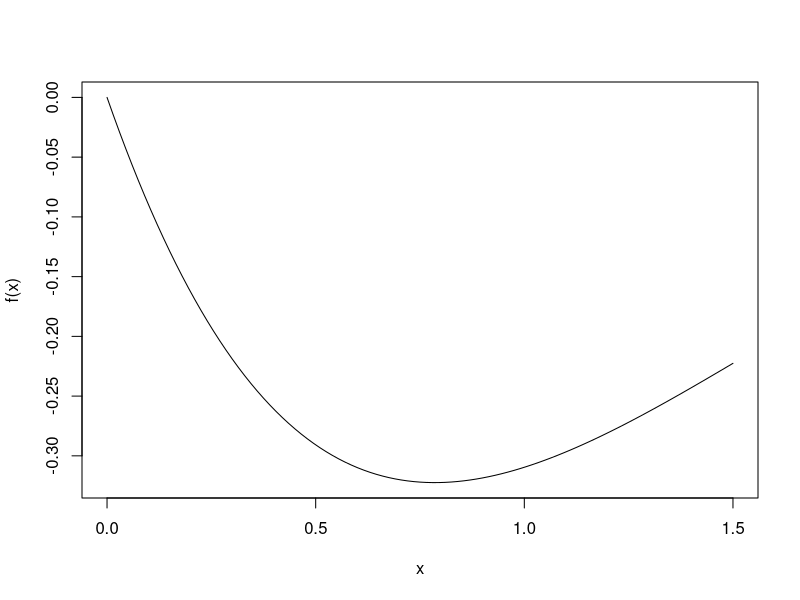

Generate this figure with R:
## ---- chunk 1
library(tidyverse)
library(modelr)
library(viridis)
knitr::opts_chunk$set(
	echo = TRUE,
	warning = FALSE,
	fig.width = 8, 
  fig.height = 6,
  out.width = "90%"
)
options(
  ggplot2.continuous.colour = "viridis",
  ggplot2.continuous.fill = "viridis"
)
scale_colour_discrete = scale_colour_viridis_d
scale_fill_discrete = scale_fill_viridis_d
theme_set(theme_minimal() + theme(legend.position = "bottom"))
## ---- chunk 2
#R codes:

f = function(x){
  return(-sin(x)*exp(-x))
}


optimize(f, interval = c(0, 1.5))
## ---- chunk 3
curve(f, from = 0, to = 1.5)
## ---- chunk 4
w = .618
a =  0
b = 1.5
tol = 1e-10
i = 0  # iteration index
x1 = (1 - w) * (b - a) + a
x2 = x1 + w * (b - a) * (1 - w)
res = c(a, b, x1, x2)

findmin = function() {
  while (abs(b - a) > tol) {
    i <- i + 1
    if (f(b) > f(a)) {
      b <- x2
      x1 <- (1 - w) * (b - a) + a
      x2 <- x1 + w * (b - a) * (1 - w)
    }
    else {
      a <- x1
      x1 <- x2
      x2 <- x1 + w * (b - a) * (1 - w)
    }
    res <- rbind(res, c(i, a, b, x1, x2))
  }

    return(res)
}

findmin()

min = last(findmin())
## ---- chunk 5
#R codes:

poissonstuff <- function(dat, betavec) {
  log_lambda <- betavec[1] + betavec[2] * dat$x
  lambda <- exp(log_lambda)
  loglik <- sum(dat$y * log_lambda - lambda - log(factorial(dat$y)))
  grad <- c(sum(dat$y - lambda), sum(dat$x * lambda))
  Hess <- -matrix(c((-1) * nrow(dat) * lambda),
                    rep(sum(dat$x * lambda), 2),
                    sum((-1) * dat$x^2 * lambda), ncol = 2)
  return(list(loglik = loglik, grad = grad, Hess = Hess))
}

NewtonRaphson <- function(dat, func, start, tol=1e-10, maxiter = 200) {
  i <- 0
  cur <- start
  stuff <- func(dat, cur)
  res <- c(0, stuff$loglik, cur)
  prevloglik <- -Inf      # To make sure it iterates
  while (i < maxiter && abs(stuff$loglik - prevloglik) > tol) {
    i <- i + 1
    prevloglik <- stuff$loglik
    Hess <- stuff$Hess
    prev <- cur
    grad <- stuff$grad
    if (t(grad) %*% Hess )
    cur <- prev - solve(stuff$Hess) %*% stuff$grad
    stuff <- func(dat, cur)        # log-lik, gradient, Hessian
    res <- rbind(res, c(i, stuff$loglik, cur))# Add current values to results matrix
  }
  return(res)
}


## ---- chunk 6
#R codes:
